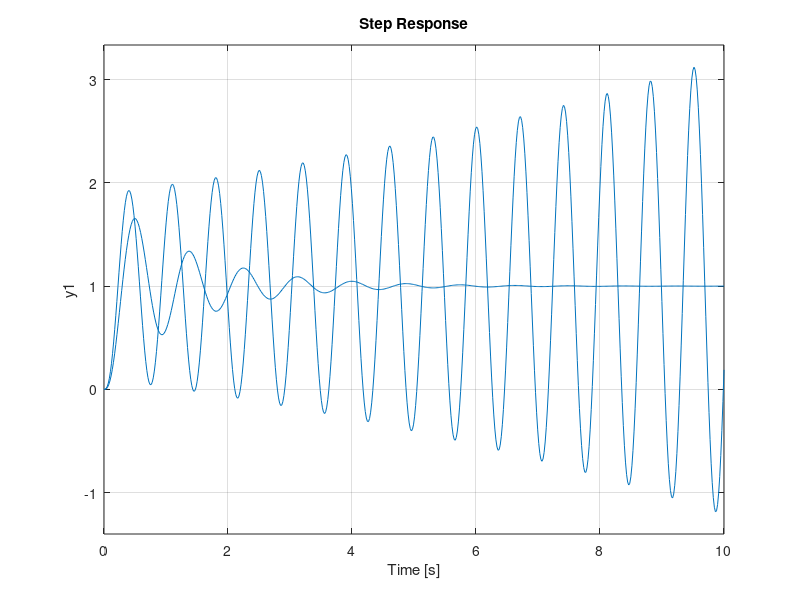

This chart was generated by the following MATLAB code:
clc
clear all

s = tf('s'); 
G = 1/(s*(s+7)*(s+11)) 

K1 = 860; % K<1360

T1=feedback(K1*G,1)

step(T1,10)  % For 10 seconds
hold         % hold and hold on are same
% Current plot held 

K2 = 1460; % K>1360

T2=feedback(K2*G,1)
step(T2,10)